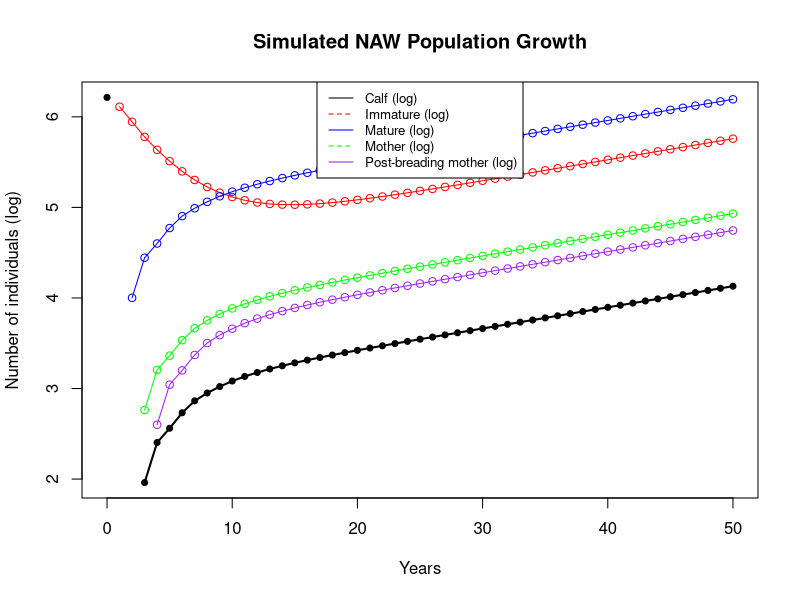
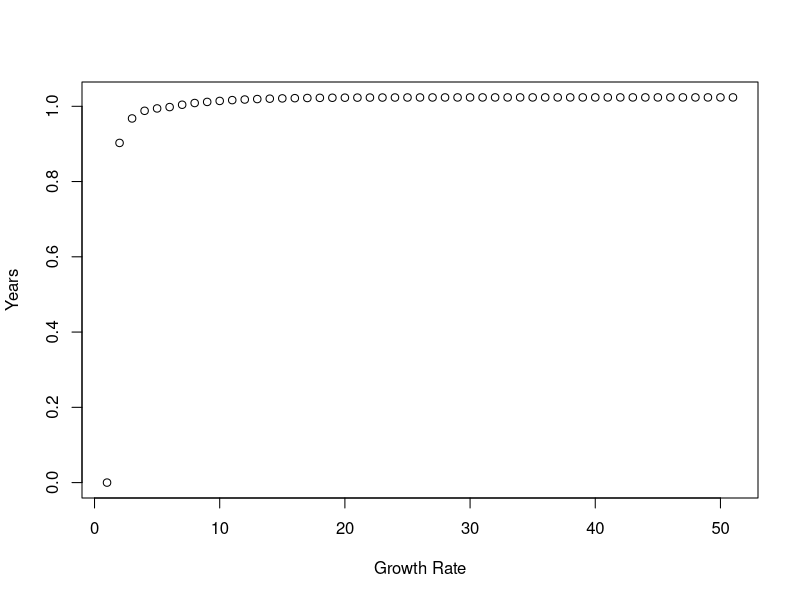
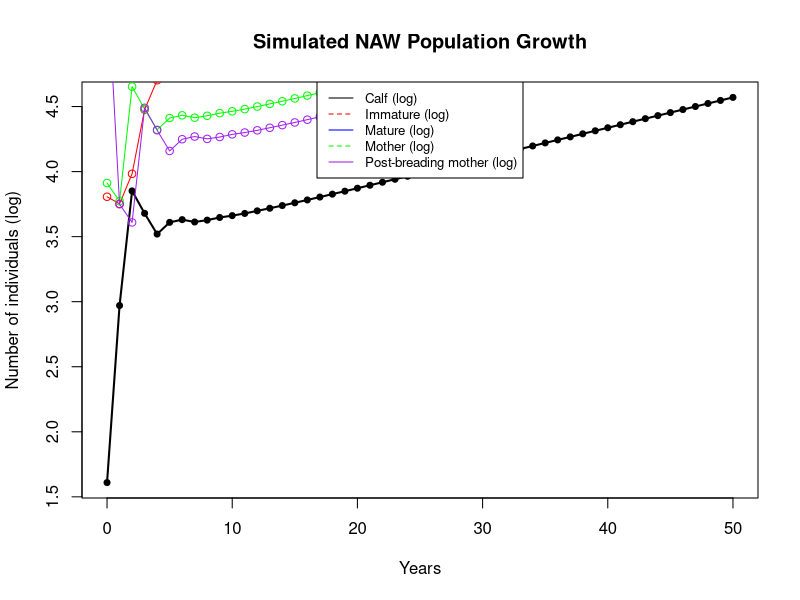
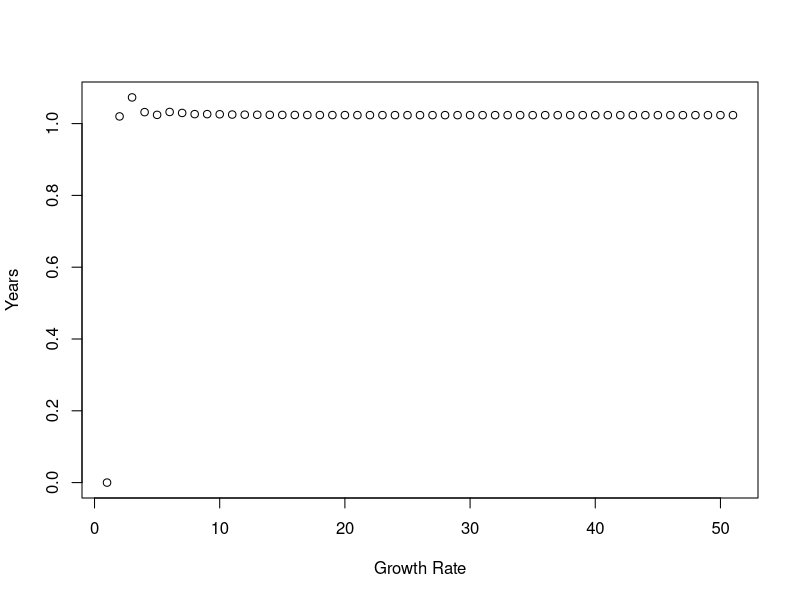
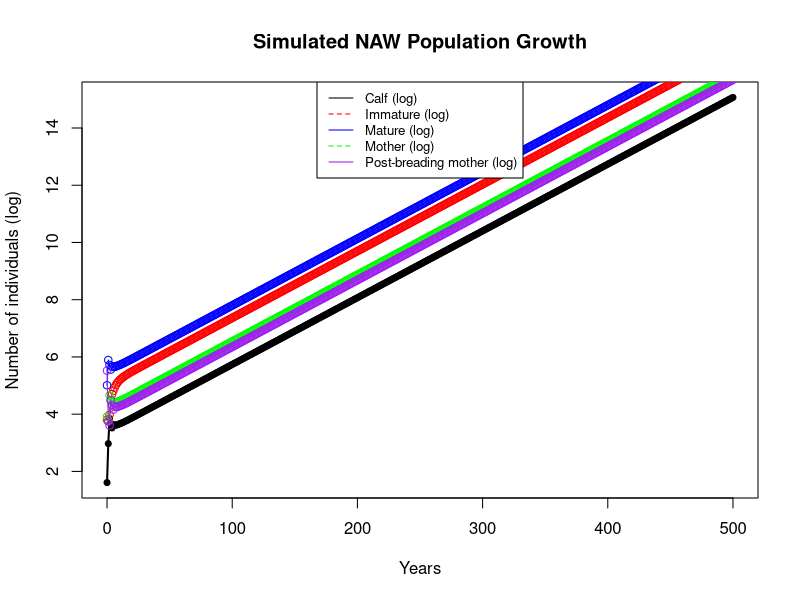
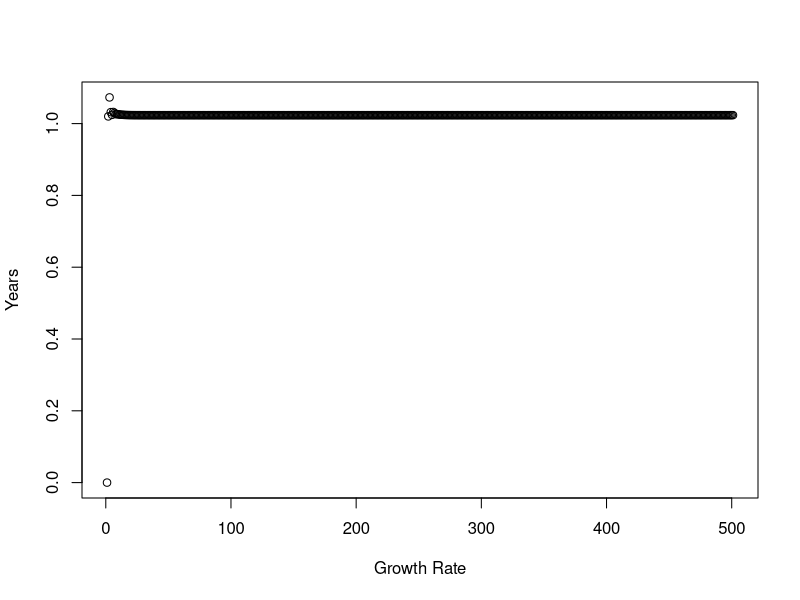
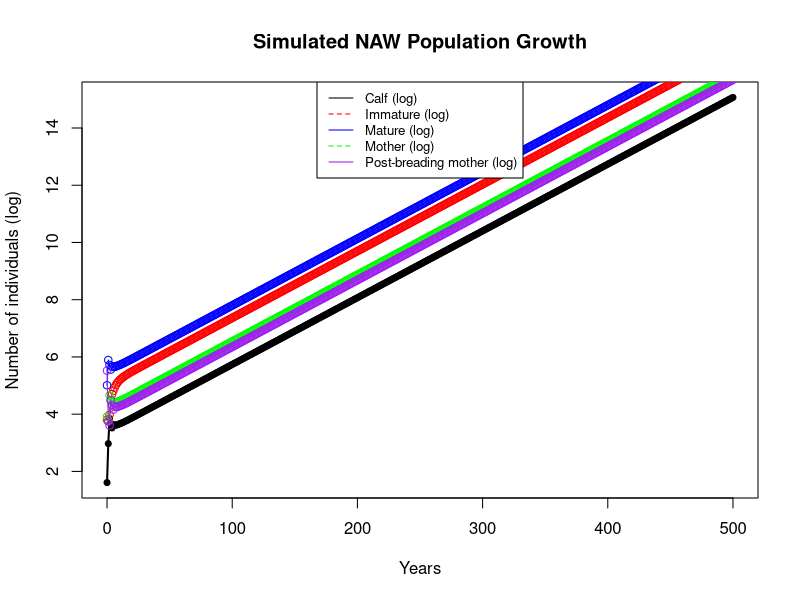
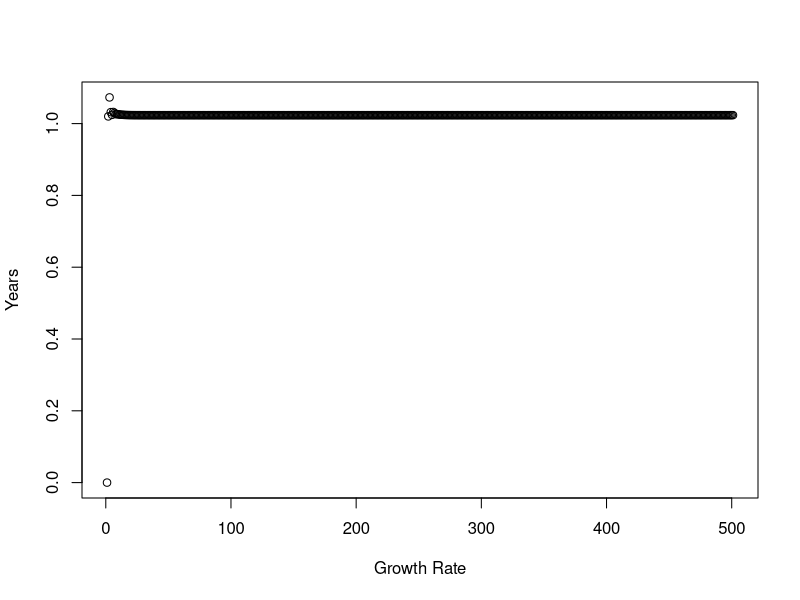

Write R code to recreate these figures, in order. (Note: this script raises an error after producing the figures.)
# Author: Najma Bader <najmabader@hotmail.it>
# Code implementation to reproduce results of 
# Caswell, H. (2009). Stage, age and individual stochasticity in demography. 
# Oikos, 118(12), 1763–1782. https://doi.org/10.1111/j.1600-0706.2009.17620.x

library(zeallot)

# Model parameters
s1 <- 0.9026497
s2 <- 0.96769866
g2 <- 0.12517818
s3 <- 1
g3 <- 0.28986564
s4 <- 0.84956954
s5 <- 1
f <- 0.13


# Population growth
populationGrowthProjection <- function(times, C, I, M, MM, P, t, TOT, lambda, plot = FALSE, log = FALSE) {
  for (i in 1:times) {
    C[i+1] <- f * M[i]
    I[i+1] <- s1 * C[i] + s2 * (1 - g2) * I[i] 
    M[i+1] <- s2 * g2 * I[i] + s3 * (1 - g3) * M[i] + s5 * P[i] 
    MM[i+1] <-  s3 * g3 * M[i]
    P[i+1] <- s4 * MM[i]
    t[i+1] <- i
    TOT[i+1] <-  C[i+1] + I[i+1] + M[i+1] + MM[i+1] + P[i+1] 
    lambda[i+1] <-  TOT[i+1]/TOT[i]
  }
  if (plot) {
    if (log) {
      c(C, I, M, MM, P) %<-% list(log(C), log(I), log(M), log(MM), log(P))
      suffix <- "(log)"
    } else {
      suffix <- ""
    }
    plot(t, C, type="o", ylab=paste("Number of individuals", suffix), xlab="Years", pch=20, lwd=2, main= "Simulated NAW Population Growth")
    lines(t, I, type="o", col="red")
    lines(t, M,  type="o",col="blue")
    lines(t, MM,  type="o",col="green")
    lines(t, P,  type="o",col="purple")
    legend("top", legend = c(paste("Calf", suffix), paste("Immature", suffix), paste("Mature", suffix), paste("Mother", suffix), paste("Post-breading mother", suffix)),
           col = c("black", "red", "blue", "green", "purple"), lty = 1:2, cex = 0.8)
    plot(lambda, ylab = "Years", xlab = "Growth Rate")
  }
  return(list(C, I, M, MM, P, t, TOT, lambda))
}


# Scenario 1: we start with 500 calves and project over 50 years
populationGrowthProjection(
  times  = 50,
  C      = 500,
  I      = 0,
  M      = 0,
  MM     = 0,
  P      = 0,
  TOT    = 500,
  lambda = 0,
  t      = 0,
  plot   = TRUE,
  log    = TRUE
)


# Scenario 2: we start with an heterogeneous distribution of the initial population
# and project over 50 years
populationGrowthProjection(
  times  = 50,
  C      = 5,
  I      = 45,
  M      = 150,
  MM     = 50,
  P      = 250,
  TOT    = 500,
  lambda = 0,
  t      = 0,
  plot   = TRUE,
  log    = TRUE
)


# Scenario 3: we start with 500 calves and project over 500 years
populationGrowthProjection(
  times  = 500,
  C      = 5,
  I      = 45,
  M      = 150,
  MM     = 50,
  P      = 250,
  TOT    = 500,
  lambda = 0,
  t      = 0,
  plot   = TRUE,
  log    = TRUE
)


# Scenario 4: we start with an heterogeneous distribution of the initial population
# and project over 500 years

populationGrowthProjection(
  times  = 500,
  C      = 5,
  I      = 45,
  M      = 150,
  MM     = 50,
  P      = 250,
  TOT    = 500,
  lambda = 0,
  t      = 0,
  plot   = TRUE,
  log    = TRUE
)

################## Perturbation analysis ##################


theta <- c(s1, s2, s3, s4, g2, g3)

invertNonNull <- function(vector) {
  vectorInv <- 0
  for (i in 1:length(vector)){
    if (vector[i] != 0) {
      vectorInv[i] <- 1 / vector[i]
    } else {
      vectorInv[i] <- 0
    }
  }
  return(vectorInv)
}

## Fundamental matrix N 
# Sensitivity 
generateN <- function(theta, stacked = TRUE){
  U <- matrix(
    c(0, theta[1], 0, 0, 0,
      0, theta[2] * (1-theta[5]), theta[2] * theta[5], 0, 0,
      0, 0, theta[3] * (1-theta[6]), theta[3] * theta[6], 0,
      0, 0, 0, 0, theta[4],
      0, 0, theta[3], 0, 0 ), 
    nrow = 5,
    ncol = 5)
  N <- solve(diag(5) - U)
  if (stacked) {
    return(c(vec(N)))
  } else {
    return(N)
  }
}

sensitivityN <- jacobian(generateN, theta, method="Richardson")


# Elasticity
elasticityN <- diag(invertNonNull(generateN(theta)))  %*% sensitivityN  %*% diag(theta)


# Plot
plot(
  x    = c(1, 2, 3, 4, 5, 6),
  y    = c(elasticityN[4,]), 
  pch  = 21,  
  bg   = "black", 
  xaxt = "n", 
  xlab = "theta", 
  ylab = "Elasticity", 
  main = "Elasticity of lifetime reproductive events"
)
axis(1, at = c(1, 2, 3, 4, 5, 6), labels = expression(s1, s2, s3, s4, g2, g3))


## Variance of the fundamental matrix N
# Sensitivity 
generateV <- function(theta, stacked = TRUE){
  N <- generateN(theta, stacked = FALSE)
  V <- (2*diag(diag(N)) - diag(5)) %*% N - hadamard.prod(N, N)
  if (stacked) {
    return(c(vec(V)))
  } else {
    return(V)
  }
}

sensitivityV <- jacobian(generateV, theta, method="Richardson")


# Elasticity
elasticityV <- diag(invertNonNull(generateV(theta)))  %*% sensitivityV  %*% diag(theta)


# Plot 
plot(
  x    = c(1, 2, 3, 4, 5, 6),
  y    = c(elasticityV[4,]),
  pch  = 21,  
  bg   = "black", 
  xaxt = "n", 
  xlab = "theta", 
  ylab = "Elasticity", 
  main = "Elasticity of variance in lifetime reproductive events"
)
axis(1, at = c(1, 2, 3, 4, 5, 6), labels = expression(s1, s2, s3, s4, g2, g3))


## Standard deviation of the fundamental matrix N
stddevV <- sqrt(generateV(theta))


## Expected longevity
# Sensitivity
generateExpLongevity <- function(theta, stacked = TRUE){
  N <- generateN(theta, stacked = FALSE)
  expLongevity <- t(c(1,1,1,1,1)) %*% N
  if (stacked) {
    return(c(vec(expLongevity)))
  } else {
    return(expLongevity)
  }
}

sensitivityExpLongevity <- jacobian(generateExpLongevity, theta, method="Richardson")


# Elasticity
elasticityExpLongevity <- diag(invertNonNull(generateExpLongevity(theta)))  %*% sensitivityExpLongevity  %*% diag(theta)


# Plot
plot(
  x    = c(1, 2, 3, 4, 5, 6),
  y    = c(elasticityExpLongevity[1,]), 
  pch  = 21,  
  bg   = "black", 
  xaxt = "n", 
  xlab = "theta", 
  ylab = "Elasticity", 
  main = "Elasticity of life expectancy (calf)"
)
axis(1, at = c(1,2,3,4,5,6), labels = expression(s1, s2, s3, s4, g2, g3))


## Variance of longevity
N <- generateN(theta, stacked = FALSE)
varLongevity <-  t(c(1,1,1,1,1)) %*% N %*% (2*N - diag(5)) - hadamard.prod(expLongevity,expLongevity)

# Sensitivity
generateVarLongevity <- function(theta, stacked = TRUE){
  N <- generateN(theta, stacked = FALSE)
  expLongevity <- t(c(1,1,1,1,1)) %*% N
  varLongevity <-  t(c(1,1,1,1,1)) %*% N %*% (2*N - diag(5)) - hadamard.prod(expLongevity, expLongevity)
  if (stacked) {
    return(c(vec(varLongevity)))
  } else {
    return(varLongevity)
  }
}

sensitivityVarLongevity <- jacobian(generateVarLongevity, theta, method="Richardson")

# Elasticity
elasticityVarLongevity  <- diag(invertNonNull(generateVarLongevity(theta)))  %*% sensitivityVarLongevity %*% diag(theta)

# Plot
plot(
  x    = c(1, 2, 3, 4, 5, 6),
  y    = c(elasticityVarLongevity[1,]), 
  pch  = 21,
  bg   = "black", 
  xaxt = "n", 
  xlab = "theta", 
  ylab =" Elasticity", 
  main = "Elasticity of variance in life expectancy (calf)"
)
axis(1, at = c(1, 2, 3, 4, 5, 6), labels <- expression(s1, s2, s3, s4, g2, g3))


## Standard deviation of longevity
stddevLongevity <- sqrt(varLongevity)


## Net Reproductive Rate
# Sensitivity
generateNetReproductiveRate <- function(theta){
  F <- matrix(
    c(0, 0, 0, 0, 0,
      0, 0, 0, 0, 0,
      0.13, 0, 0, 0, 0, 
      0, 0, 0, 0, 0,
      0, 0, 0, 0, 0), 
    nrow = 5,
    ncol = 5
  ) 
  N <- generateN(theta, stacked = FALSE)
  FN <- F %*% N
  return(FN[1,1])
}

sensitivityNetReproductiveRate <- c(jacobian(generateNetReproductiveRate, theta, method="Richardson"))


# Plot
plot(
  x    = c(1, 2, 3, 4, 5, 6),
  y    = sensitivityNetReproductiveRate, 
  pch  = 21,  
  bg   = "black", 
  xaxt = "n", 
  xlab = "theta", 
  ylab = "Sensitivity", 
  main = "Sensitivity of the Net Reproductive Rate"
)
axis(1, at = c(1, 2, 3, 4, 5, 6), labels = expression(s1, s2, s3, s4, g2, g3))
